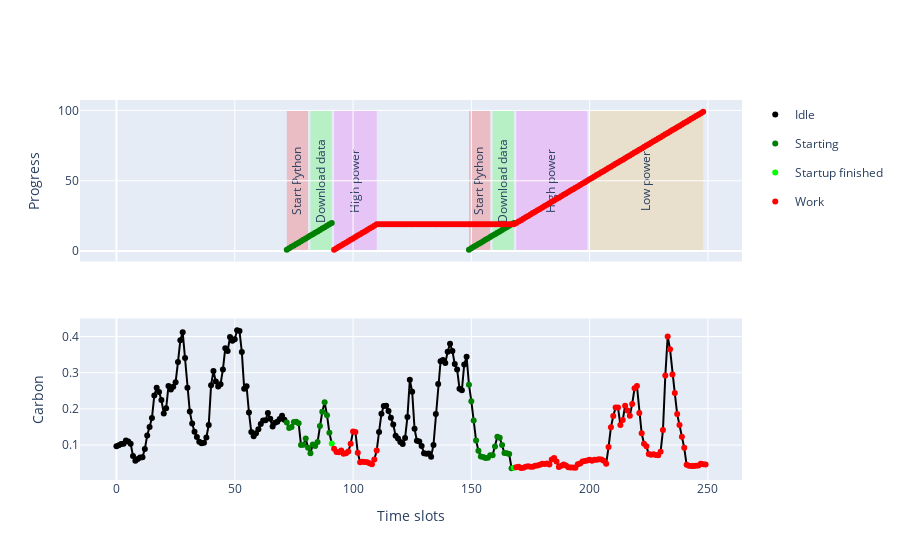

The cell this chart's notebook holds for it:
### Code cell
def get_color(event_str: str) -> str:
    if ('Start' in event_str):
        return 'rgba(255, 0, 0, 0.2)' 
    if ('Download' in event_str):
        return 'rgba(0, 255, 0, 0.2)'
    if ('High' in event_str):
        return 'rgba(236, 39, 245, 0.2)'
    if ('Low' in event_str or "eval" in event_str): # regrets
        return 'rgba(245, 172, 39, 0.2)'
    return 'rgba(0, 0, 0, 1)'

def get_label(event_str: str) -> str:
    if ('Start' in event_str):
        return 'Start Python' 
    if ('Download' in event_str):
        return 'Download data'
    if ('Start train' in event_str):
        return 'prepare dataset'
    if ('High' in event_str):
        return 'High power'
    if ('Low' in event_str):
        return 'Low power'
    return event_str

def plot_with_states():

    define_lp_problem(True, True, True, True, 360)

    prototype_fig = make_subplots(rows=2, cols=1, shared_xaxes=True)
    boolean_plot = make_carbon_trace_with_work_or_startup([(work, 'Work'), (starting, 'Starting'), (startup_finished, 'Startup finished')])
    
    integers_plot = make_trace_from_variables([(startup_time_progressed, 'Starting'), (work_time_progressed, 'Work')])

    phases_variables_with_name = [
        *[(value['variable'], key) for (key, value) in lin_function_dicts['startup'].items()],
        *[(value['variable'], key) for (key, value) in lin_function_dicts['work'].items()]
    ]

    prototype_fig.add_traces(integers_plot.data, rows=1, cols=1)
    prototype_fig.add_traces(boolean_plot.data, rows=2, cols=1)

    for variable, name in phases_variables_with_name:
        bools = [True if pulp.value(variable[t]) > 0 else False for t in range(len(variable))]
        groups = find_upper_lower_index_for_phases(bools)
        for start, end in groups:
            print(f"{start}, {end}, {name}")
            prototype_fig.add_shape(type='rect',
                name=name, layer="below",
                label=dict(text=get_label(name), textangle=-90),
                x0=start, y0=0, x1=end, y1=100,
                line=dict(color='rgba(0, 0, 0, 0)'),
                row=1, col=1, fillcolor=get_color(name)
            )

    prototype_fig.update_layout({'yaxis1_title':'Progress', 'yaxis2_title': 'Carbon', 'xaxis2_title': 'Time slots'})
    prototype_fig.show()

    pio.write_image(prototype_fig, file="lp_states.pdf", format='pdf')

plot_with_states()

### Figure 1 — Plotly figure (JSON) as saved in the notebook; plotly's stock layout.template omitted (floating-point values rounded to 4 significant figures; data arrays with more than 128 entries replaced by an {"elided": "..."} marker saying what was removed)
{"data": [{"marker": {"color": "green"}, "mode": "markers", "showlegend": false, "type": "scatter", "x": [72, 73, 74, 75, 76, 77, 78, 79, 80, 81, 82, 83, 84, 85, 86, 87, 88, 89, 90, 91, 149, 150, 151, 152, 153, 154, 155, 156, 157, 158, 159, 160, 161, 162, 163, 164, 165, 166, 167, 168], "xaxis": "x", "y": [1, 2, 3, 4, 5, 6, 7, 8, 9, 10, 11, 12, 13, 14, 15, 16, 17, 18, 19, 20, 1, 2, 3, 4, 5, 6, 7, 8, 9, 10, 11, 12, 13, 14, 15, 16, 17, 18, 19, 20], "yaxis": "y"}, {"marker": {"color": "red"}, "mode": "markers", "showlegend": false, "type": "scatter", "x": {"elided": "157 int values"}, "xaxis": "x", "y": {"elided": "157 int values"}, "yaxis": "y"}, {"line": {"color": "black", "width": 2}, "mode": "lines", "showlegend": false, "type": "scatter", "x": {"elided": "250 int values"}, "xaxis": "x2", "y": {"elided": "250 float values"}, "yaxis": "y2"}, {"hovertemplate": "color=Idle<br>x=%{x}<br>y=%{y}<extra></extra>", "legendgroup": "Idle", "marker": {"color": "black", "symbol": "circle"}, "mode": "markers", "name": "Idle", "orientation": "v", "showlegend": true, "type": "scatter", "x": [0, 1, 2, 3, 4, 5, 6, 7, 8, 9, 10, 11, 12, 13, 14, 15, 16, 17, 18, 19, 20, 21, 22, 23, 24, 25, 26, 27, 28, 29, 30, 31, 32, 33, 34, 35, 36, 37, 38, 39, 40, 41, 42, 43, 44, 45, 46, 47, 48, 49, 50, 51, 52, 53, 54, 55, 56, 57, 58, 59, 60, 61, 62, 63, 64, 65, 66, 67, 68, 69, 70, 71, 111, 112, 113, 114, 115, 116, 117, 118, 119, 120, 121, 122, 123, 124, 125, 126, 127, 128, 129, 130, 131, 132, 133, 134, 135, 136, 137, 138, 139, 140, 141, 142, 143, 144, 145, 146, 147, 148], "xaxis": "x2", "y": [0.09614, 0.09913, 0.1024, 0.1031, 0.1124, 0.1098, 0.1033, 0.06952, 0.05609, 0.06142, 0.06537, 0.06595, 0.08854, 0.1261, 0.1497, 0.1744, 0.237, 0.2581, 0.2469, 0.2245, 0.1871, 0.2014, 0.2631, 0.2534, 0.2614, 0.2737, 0.3294, 0.3898, 0.4119, 0.3409, 0.2582, 0.1924, 0.1596, 0.1368, 0.122, 0.109, 0.1047, 0.106, 0.1206, 0.1551, 0.2656, 0.3048, 0.2758, 0.262, 0.2683, 0.3091, 0.3674, 0.3599, 0.3988, 0.3883, 0.3927, 0.4173, 0.4153, 0.3571, 0.2554, 0.2625, 0.19, 0.1356, 0.1245, 0.1321, 0.1439, 0.1583, 0.1676, 0.1684, 0.1882, 0.1724, 0.1513, 0.1614, 0.1642, 0.1718, 0.1812, 0.1698, 0.1361, 0.1865, 0.2078, 0.2084, 0.1939, 0.1752, 0.1564, 0.1258, 0.1176, 0.108, 0.1027, 0.1194, 0.1775, 0.2803, 0.2475, 0.1447, 0.1114, 0.1098, 0.09698, 0.07737, 0.07553, 0.07664, 0.06776, 0.1002, 0.186, 0.269, 0.3317, 0.3354, 0.3268, 0.3579, 0.3804, 0.3603, 0.3238, 0.3091, 0.2556, 0.2515, 0.3228, 0.3442], "yaxis": "y2"}, {"hovertemplate": "color=Starting<br>x=%{x}<br>y=%{y}<extra></extra>", "legendgroup": "Starting", "marker": {"color": "green", "symbol": "circle"}, "mode": "markers", "name": "Starting", "orientation": "v", "showlegend": true, "type": "scatter", "x": [72, 73, 74, 75, 76, 77, 78, 79, 80, 81, 82, 83, 84, 85, 86, 87, 88, 89, 90, 149, 150, 151, 152, 153, 154, 155, 156, 157, 158, 159, 160, 161, 162, 163, 164, 165, 166, 167], "xaxis": "x2", "y": [0.1619, 0.1468, 0.1497, 0.1638, 0.1644, 0.1603, 0.1003, 0.1007, 0.1179, 0.09206, 0.07697, 0.1012, 0.09731, 0.1081, 0.1526, 0.192, 0.2179, 0.1826, 0.1338, 0.2667, 0.2211, 0.1679, 0.1127, 0.08409, 0.06835, 0.06675, 0.06397, 0.06477, 0.07124, 0.07186, 0.09582, 0.1229, 0.1201, 0.09972, 0.07796, 0.07741, 0.07503, 0.0358], "yaxis": "y2"}, {"hovertemplate": "color=Startup finished<br>x=%{x}<br>y=%{y}<extra></extra>", "legendgroup": "Startup finished", "marker": {"color": "lime", "symbol": "circle"}, "mode": "markers", "name": "Startup finished", "orientation": "v", "showlegend": true, "type": "scatter", "x": [91, 168], "xaxis": "x2", "y": [0.104, 0.03726], "yaxis": "y2"}, {"hovertemplate": "color=Work<br>x=%{x}<br>y=%{y}<extra></extra>", "legendgroup": "Work", "marker": {"color": "red", "symbol": "circle"}, "mode": "markers", "name": "Work", "orientation": "v", "showlegend": true, "type": "scatter", "x": [92, 93, 94, 95, 96, 97, 98, 99, 100, 101, 102, 103, 104, 105, 106, 107, 108, 109, 110, 169, 170, 171, 172, 173, 174, 175, 176, 177, 178, 179, 180, 181, 182, 183, 184, 185, 186, 187, 188, 189, 190, 191, 192, 193, 194, 195, 196, 197, 198, 199, 200, 201, 202, 203, 204, 205, 206, 207, 208, 209, 210, 211, 212, 213, 214, 215, 216, 217, 218, 219, 220, 221, 222, 223, 224, 225, 226, 227, 228, 229, 230, 231, 232, 233, 234, 235, 236, 237, 238, 239, 240, 241, 242, 243, 244, 245, 246, 247, 248, 249], "xaxis": "x2", "y": [0.0898, 0.08062, 0.07978, 0.08471, 0.0758, 0.07732, 0.08188, 0.1033, 0.1371, 0.1362, 0.07866, 0.05189, 0.05347, 0.05305, 0.05223, 0.04941, 0.0468, 0.05983, 0.08463, 0.0383, 0.03949, 0.03661, 0.03667, 0.03961, 0.04123, 0.03943, 0.04004, 0.0427, 0.0432, 0.04518, 0.048, 0.04725, 0.04891, 0.0459, 0.06007, 0.06413, 0.05441, 0.03926, 0.04217, 0.04621, 0.04352, 0.03849, 0.03764, 0.0375, 0.03731, 0.04674, 0.04854, 0.05439, 0.05592, 0.0572, 0.05894, 0.05653, 0.05941, 0.059, 0.06039, 0.05995, 0.05645, 0.04813, 0.09411, 0.1488, 0.1799, 0.2037, 0.2034, 0.1555, 0.1688, 0.2086, 0.1956, 0.1812, 0.2137, 0.2568, 0.2633, 0.1886, 0.1324, 0.1032, 0.0962, 0.07469, 0.07289, 0.07456, 0.07199, 0.07158, 0.08103, 0.1412, 0.2922, 0.4002, 0.3648, 0.295, 0.2436, 0.186, 0.1555, 0.1229, 0.09216, 0.04523, 0.0422, 0.04188, 0.04186, 0.04284, 0.04308, 0.04818, 0.04696, 0.04623], "yaxis": "y2"}], "layout": {"shapes": [{"fillcolor": "rgba(255, 0, 0, 0.2)", "label": {"text": "Start Python", "textangle": -90}, "layer": "below", "line": {"color": "rgba(0, 0, 0, 0)"}, "name": "Start Python0", "type": "rect", "x0": 72, "x1": 81, "xref": "x", "y0": 0, "y1": 100, "yref": "y"}, {"fillcolor": "rgba(255, 0, 0, 0.2)", "label": {"text": "Start Python", "textangle": -90}, "layer": "below", "line": {"color": "rgba(0, 0, 0, 0)"}, "name": "Start Python0", "type": "rect", "x0": 149, "x1": 158, "xref": "x", "y0": 0, "y1": 100, "yref": "y"}, {"fillcolor": "rgba(0, 255, 0, 0.2)", "label": {"text": "Download data", "textangle": -90}, "layer": "below", "line": {"color": "rgba(0, 0, 0, 0)"}, "name": "Download Data1", "type": "rect", "x0": 82, "x1": 91, "xref": "x", "y0": 0, "y1": 100, "yref": "y"}, {"fillcolor": "rgba(0, 255, 0, 0.2)", "label": {"text": "Download data", "textangle": -90}, "layer": "below", "line": {"color": "rgba(0, 0, 0, 0)"}, "name": "Download Data1", "type": "rect", "x0": 159, "x1": 168, "xref": "x", "y0": 0, "y1": 100, "yref": "y"}, {"fillcolor": "rgba(236, 39, 245, 0.2)", "label": {"text": "High power", "textangle": -90}, "layer": "below", "line": {"color": "rgba(0, 0, 0, 0)"}, "name": "High2", "type": "rect", "x0": 92, "x1": 110, "xref": "x", "y0": 0, "y1": 100, "yref": "y"}, {"fillcolor": "rgba(236, 39, 245, 0.2)", "label": {"text": "High power", "textangle": -90}, "layer": "below", "line": {"color": "rgba(0, 0, 0, 0)"}, "name": "High2", "type": "rect", "x0": 169, "x1": 199, "xref": "x", "y0": 0, "y1": 100, "yref": "y"}, {"fillcolor": "rgba(245, 172, 39, 0.2)", "label": {"text": "Low power", "textangle": -90}, "layer": "below", "line": {"color": "rgba(0, 0, 0, 0)"}, "name": "Low3", "type": "rect", "x0": 200, "x1": 248, "xref": "x", "y0": 0, "y1": 100, "yref": "y"}], "xaxis": {"anchor": "y", "domain": [0, 1], "matches": "x2", "showticklabels": false}, "xaxis2": {"anchor": "y2", "domain": [0, 1], "title": {"text": "Time slots"}}, "yaxis": {"anchor": "x", "domain": [0.575, 1], "title": {"text": "Progress"}}, "yaxis2": {"anchor": "x2", "domain": [0, 0.425], "title": {"text": "Carbon"}}}}
